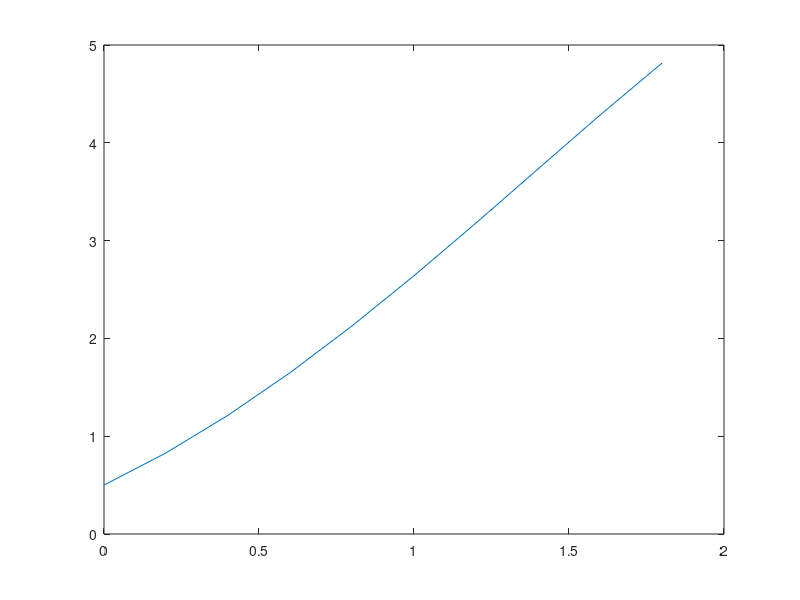

MATLAB code for this plot:
function RungeKuttaMethod

%y' = y - t^2 + 1. 
a = 0;                 
b = 2;
N = 10;               
t = zeros(1, N);        
w = zeros(1, N);
w(1) = 0.5;             
h = (b - a)/N;          
t(1) = a;              

F =  @(t, y) y - t^2 + 1;   

for i = 1:(N-1)
    
K1 = h*(F(t(i), w(i)));                         
K2 = h*(F(t(i) + 0.5*h, w(i) + 0.5*K1));
K3 = h*(F(t(i) + 0.5*h, w(i) + 0.5*K2));
K4 = h*(F(t(i) + h, w(i) + K3));
w(i+1) = w(i) + (K1 + 2*K2 + 2*K3 + K4)/6;      
t(i+1) = a + i*h;
fprintf('%d  %d\n', t(i+1),w(i+1))
end

%Fa = (t+1).^2 -0.5*exp(t); %actualy solution we ca use to compare between both methods%
plot(t, w)
%hold on                %use these 3 lines to see both solutions plotted on
%plot(t, Fa, 'r')       %same graph for comparison.
%hold off

end
